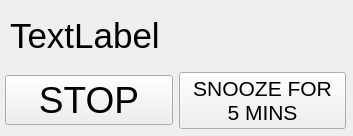
<?xml version="1.0" encoding="UTF-8"?>
<ui version="4.0">
 <class>Form</class>
 <widget class="QWidget" name="Form">
  <property name="geometry">
   <rect>
    <x>0</x>
    <y>0</y>
    <width>353</width>
    <height>136</height>
   </rect>
  </property>
  <property name="windowTitle">
   <string>Form</string>
  </property>
  <widget class="QLabel" name="dateTimeLabel">
   <property name="geometry">
    <rect>
     <x>10</x>
     <y>10</y>
     <width>331</width>
     <height>51</height>
    </rect>
   </property>
   <property name="font">
    <font>
     <pointsize>26</pointsize>
    </font>
   </property>
   <property name="text">
    <string>TextLabel</string>
   </property>
  </widget>
  <widget class="QWidget" name="horizontalLayoutWidget">
   <property name="geometry">
    <rect>
     <x>5</x>
     <y>70</y>
     <width>341</width>
     <height>61</height>
    </rect>
   </property>
   <layout class="QHBoxLayout" name="horizontalLayout">
    <item>
     <widget class="QPushButton" name="stopButton">
      <property name="font">
       <font>
        <pointsize>28</pointsize>
       </font>
      </property>
      <property name="text">
       <string>STOP</string>
      </property>
     </widget>
    </item>
    <item>
     <widget class="QPushButton" name="snoozeButton">
      <property name="font">
       <font>
        <pointsize>16</pointsize>
       </font>
      </property>
      <property name="text">
       <string>SNOOZE FOR
5 MINS</string>
      </property>
     </widget>
    </item>
   </layout>
  </widget>
 </widget>
 <resources/>
 <connections/>
</ui>
